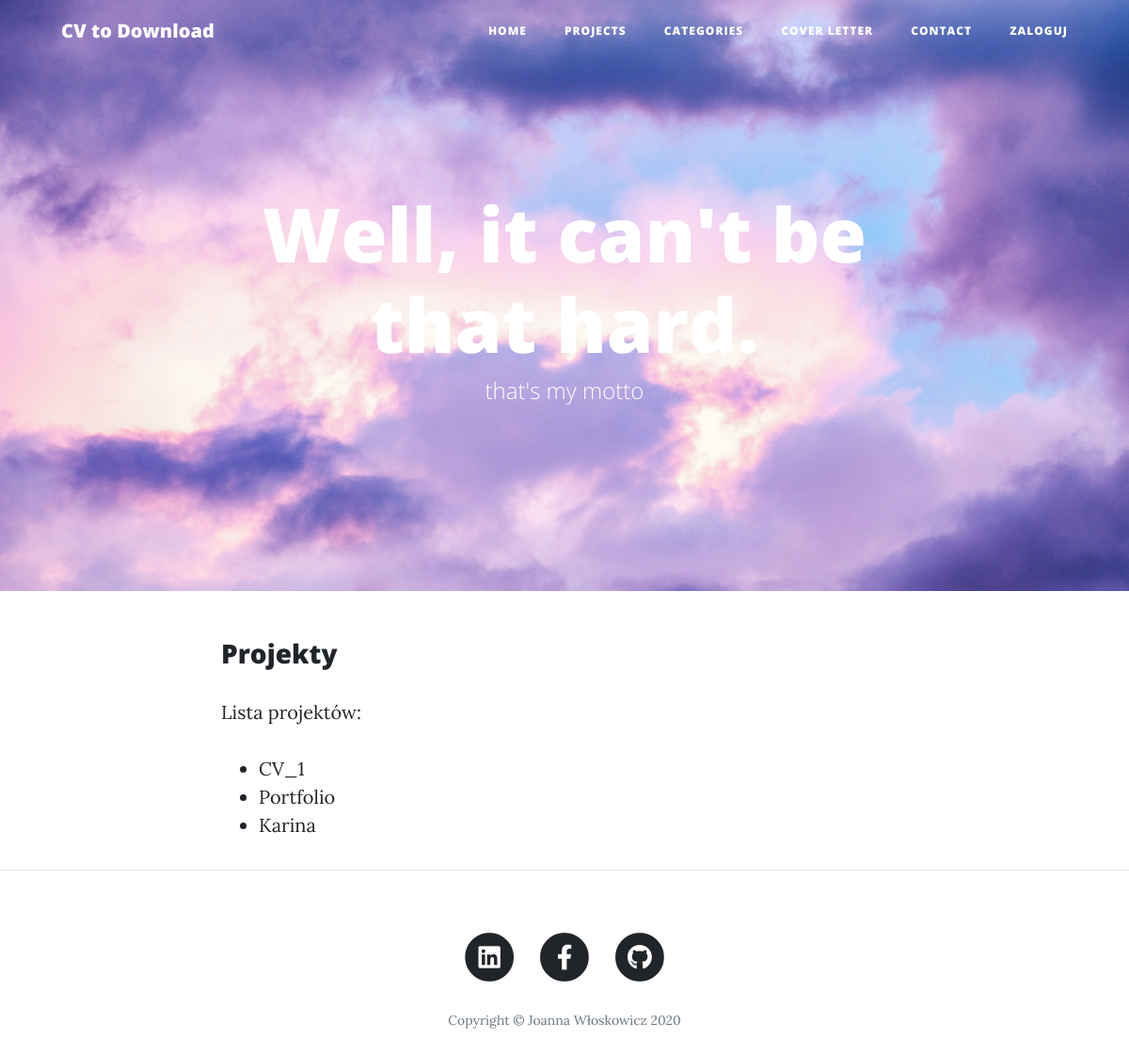
The app's page /projects/, older data.
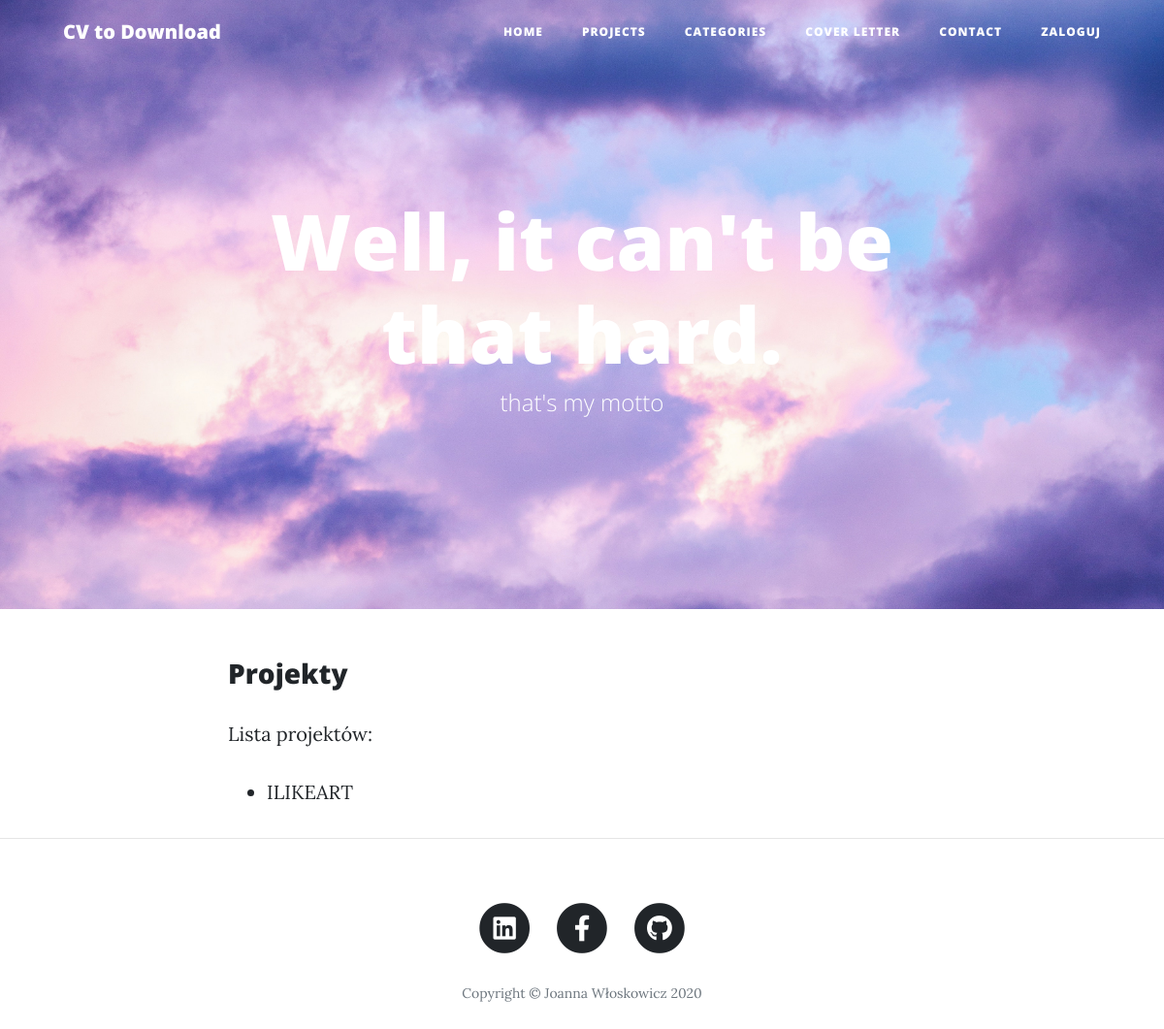
The same page, newer data.
### work/models.py (models this page shows)
class Project (models.Model):
    name = models.CharField(
        max_length=50,
        null=False,
        blank=False,
        verbose_name='Project name',
        help_text='Name of project',
    )
    description = models.TextField(
        blank=False,
        verbose_name='Project descripton',
        help_text='Name of project',
    )
    date_of_create = models.DateField(
        null=True,
        blank=True,
        verbose_name='Date of create',
        help_text='',
    )
    web_site = models.URLField(
        null=False,
        blank=True,
        verbose_name='Web site Address',
        help_text=''
    )
    categories = models.ForeignKey(
        "Category",
        on_delete=models.CASCADE,
        null=False,
        blank=False,
        verbose_name="Categories",
        help_text='',
    )
    portfolio = models.ImageField(
        blank=True,
        null=False,
        default='',
        verbose_name="Cover_image",
        help_text='',
    )
    def __str__(self):
        return f'{self.name}'

### work/views.py (the view)
# urls.py: path('projects/', views.ProjectList.as_view(), name = 'list-projects'),
class ProjectList(ListView):
    model = Project
    template_name = 'projects/list_projects.html'
    extra_context = {
        'title': 'Projects',
    }

### work/templates/projects/list_projects.html
{% extends 'base_project.html' %}
{%load static%}
{% block content %}
<div class="container">
    <div class="row">
        <div class="col-lg-8 col-md-10 mx-auto">
<h3 class="post-subtitle">Projekty</h3>
<p>Lista projektów:</p>
<ul >
    {% for project in object_list %}
    <li >
       <a href="{% url 'work:project-details' project.pk %}">{{ project }}</a>
    </li>
    {% endfor %}
</ul>
</div>
</div>
</div>
{% endblock %}

Row changes from the older to the newer data that the page shows:
removed Project: name "CV_1"
removed Project: name "Portfolio"
removed Project: name "Karina"
added Project: name "ILIKEART"
